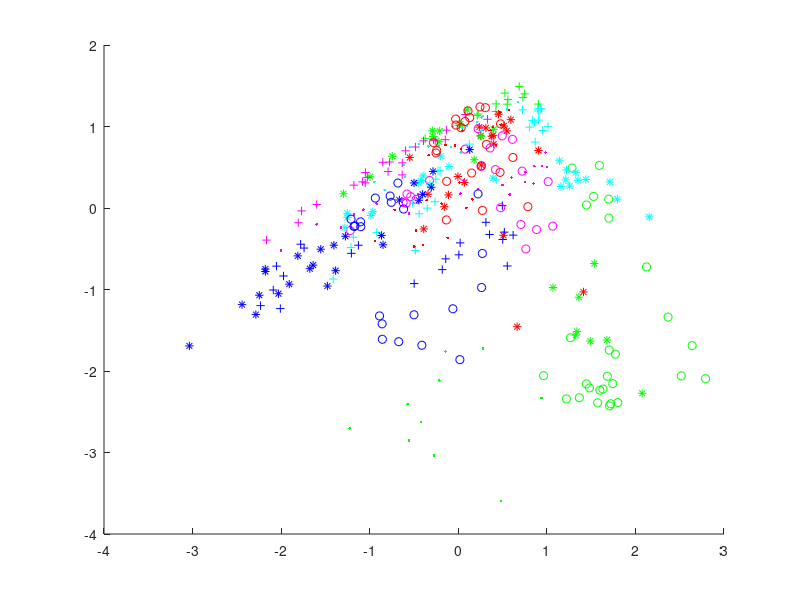

Recreate this plot in MATLAB.
% In this example we visualize the leaf dataset which has 14 dimensions by
% transforming the data using PCA to project it along its 2 dominant basis.
% This method is often used for visualizing high dimentional data.
%leaf dataset

clear
clc
close all

data=importdata('leaf.mat');

%dataset description
%The provided data comprises the following shape (attributes 3 to 9) and texture (attributes 10
%to 16) features:
%1. Class (Species)
%2. Specimen Number
%3. Eccentricity
%4. Aspect Ratio
%5. Elongation
%6. Solidity
%7. Stochastic Convexity
%8. Isoperimetric Factor
%9. Maximal Indentation Depth
%10. Lobedness
%11. Average Intensity
%12. Average Contrast
%13. Smoothness
%14. Third moment
%15. Uniformity
%16. Entropy


% extract attributes from the raw data
Anew=data(:,3:16);
[m,n]=size(Anew);
% create indicator matrix; 
Inew = data(:,1); 
% normalize data; 
stdA = std(Anew, 1, 1); 
Anew = Anew * diag(1./stdA); 
Anew = Anew'; 

% PCA
mu=sum(Anew,2)./m;
xc = bsxfun(@minus, Anew, mu); 

C = xc * xc' ./ m; 

k = 2; 
[W, S] = eigs(C, k); 
diag(S);
%single(W' * W)

dim1 = W(:,1)' * xc ./ sqrt(S(1,1));
dim2 = W(:,2)' * xc ./ sqrt(S(2,2));

color_string = 'bgrmck'; 
marker_string = '.+*o'
figure; 
hold on; 
for i = 1:max(Inew)
  plot(dim1(Inew==i), dim2(Inew==i), [color_string(mod(i,5)+1), marker_string(mod(i,4)+1)]); 
end
hold off; 

W(:,1:2)






